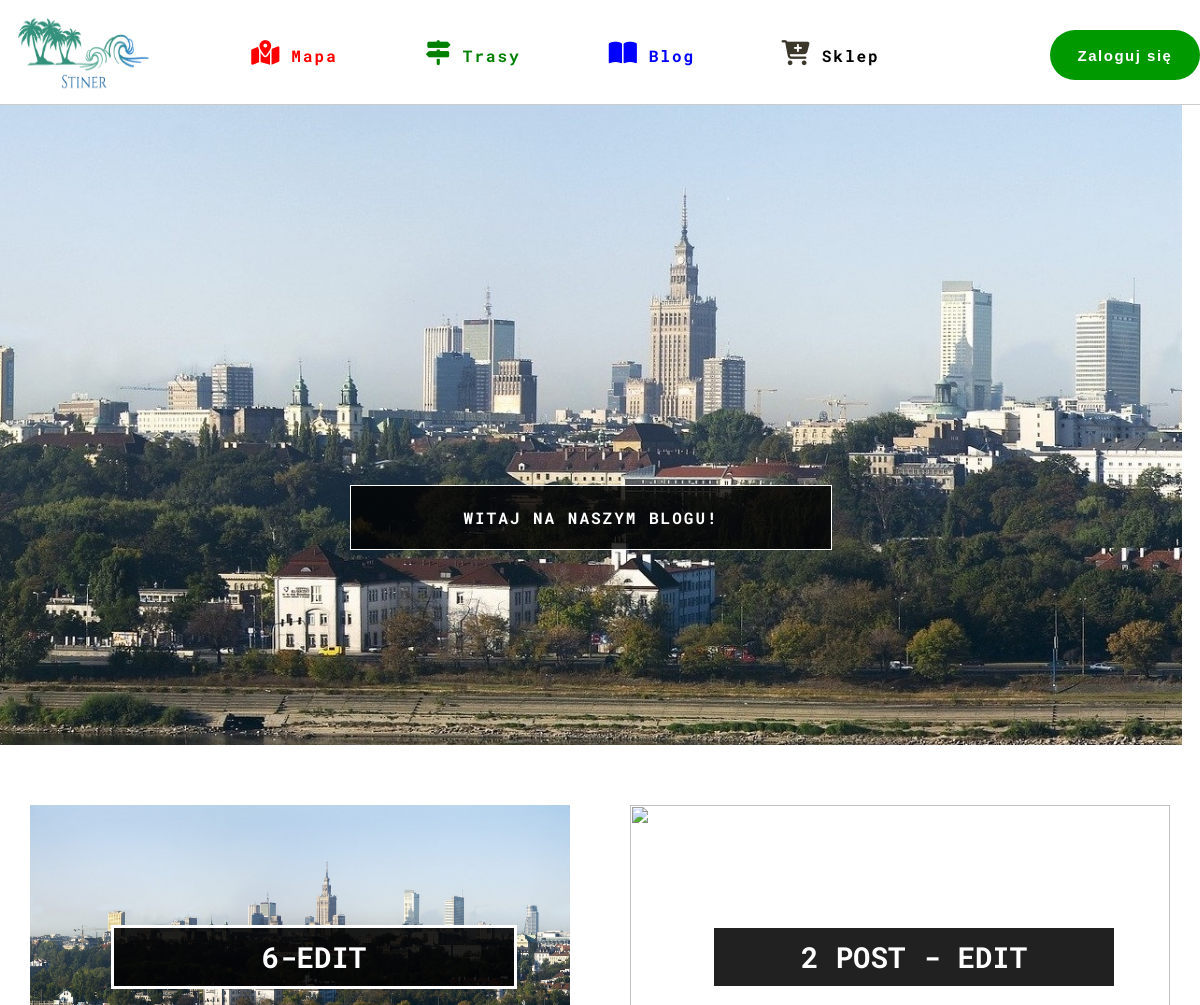
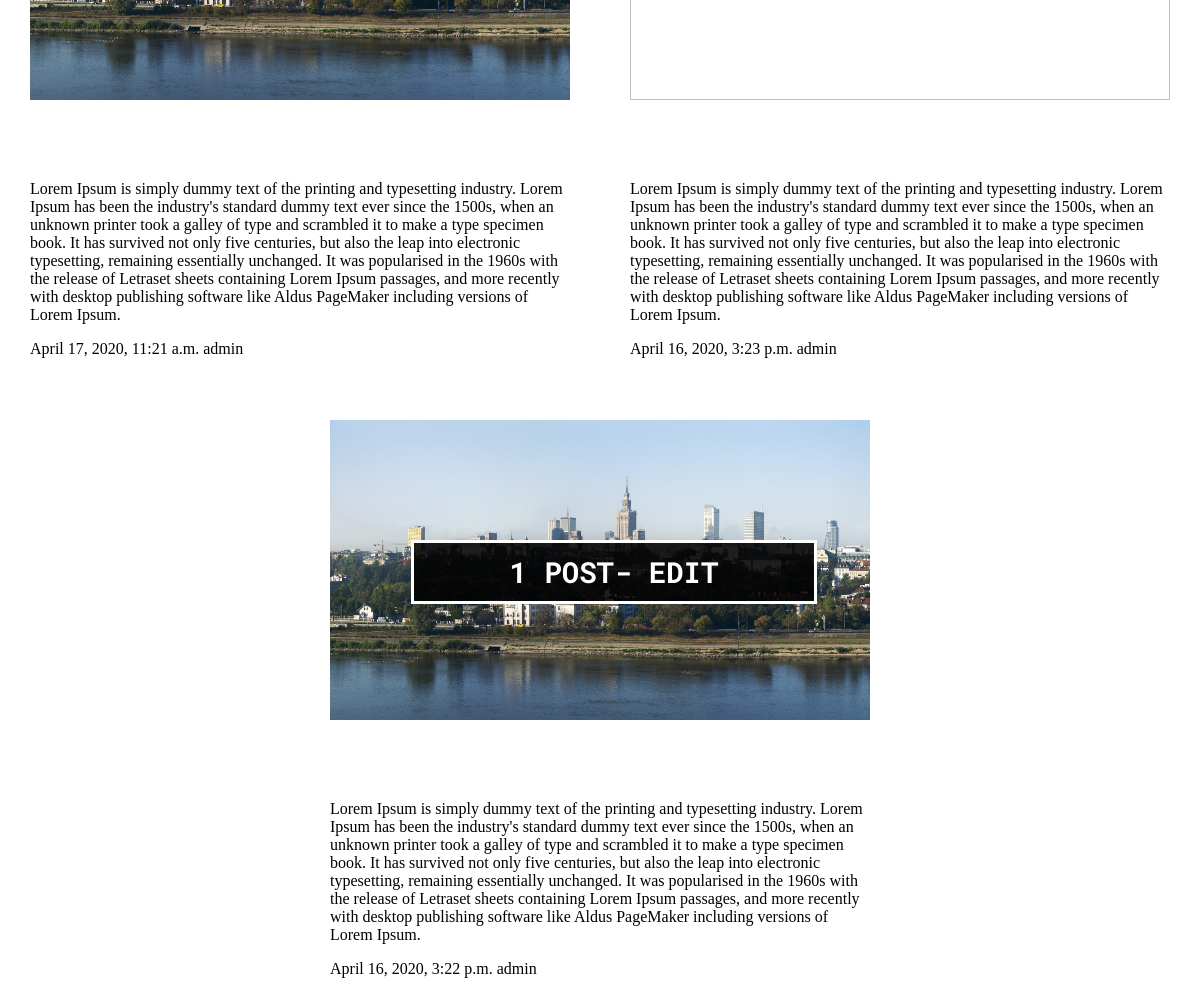
Screenshot of /blog/ with the database file from the repository (2 pictures, top to bottom).
### blog/models.py (models this page shows, shortened)
class Post(models.Model):
    STATUT_CHOICES = (
        ('draft', 'Szkic'),
        ('published', 'Opublikowany'),
    )
    owner = models.ForeignKey(User, related_name='posts_created', on_delete=models.CASCADE)
    title = models.CharField(max_length=30)
    slug = models.SlugField(max_length=250)
    image = models.ImageField(upload_to='media/img/%Y/%m%d')
    body = models.TextField()
    publish = models.DateTimeField(default=timezone.now)
    created = models.DateTimeField(auto_now_add=True)
    status = models.CharField(max_length=10, choices=STATUT_CHOICES, default='draft')
    class Meta:
        ordering = ('-publish',)

### blog/views.py (the view)
# urls.py: path('', views.PostsListView.as_view(), name='list_posts'),
class PostsListView(ListView):
    model = Post
    template_name = 'blog/list.html'
    def get_queryset(self):
        posts = super(PostsListView, self).get_queryset()
        return posts

### blog/templates/blog/list.html
{% extends "base.html" %}
{% load static %}
{% block content %}
<div class="content">
    <div class="blog_title">
        <div class="title"><p>Witaj na naszym Blogu! </p> </div>
    </div>
    <div class="posts">
        {% for post in object_list %}
            <div class="post">
                <div class="image"><img src='{{post.image.url}}' alt=""></div>
                <div class="title"><p>{{post.title}}</p></div>
                <div class="body"><p>{{post.body}}</p></div>
                <div class="info"><p>{{post.created}} {{post.owner}}</p></div>
            </div>
        {% endfor %}
    </div>
</div>
{% endblock %}

### map/static/css/style.css (style rules this page uses)
html, body { width: 100%;height: 100%;margin: 0;padding: 0; }
div.blog_title { width:98.5vw; height:80vh; background-image: url("../../static/img/city.jpg"); background-size: cover; background-repeat: no-repeat; background-position: center; }
div.blog_title div.title { color: white; position: relative; top:380px; border:1px solid white; background-color: rgba(0, 0, 0, 0.8); width:40vw; padding: 5px 0; margin: 0 auto; text-align: center; }
div.blog_title div.title p { text-transform: uppercase; font-weight: bold; font-family: 'Roboto Mono', monospace; letter-spacing: 2px; }
div.posts { display: flex; flex-direction: row; flex-wrap: wrap; margin: 50px 0; }
div.posts div.post { width:45vw; margin: 10px auto; height:600px; }
div.posts div.post div.image { width:100%; height: 300px; }
div.posts div.post div.title { position: relative; top:-180px; border:3px solid white; width: 400px; left:15%; background-color: rgba(0, 0, 0, 0.87); text-align: center; }
div.posts div.post div.title p { color: white; font-size: 29px; font-weight: bold; font-family: 'Roboto Mono', monospace; margin: 10px; text-transform: uppercase; }
div.posts div.post div.body { margin:0; }

### rows the page displays
Post: title "6-EDIT", body "Lorem Ipsum is simply dummy text of the printing and typesetting industry. Lorem Ipsum has been the industry's standard dummy text ever since the 1500s, when an unknown printer took a galley of type and scrambled it to make a type specimen book. It has survived not only five centuries, but also the leap into electronic typesetting, remaining essentially unchanged. It was popularised in the 1960s with the release of Letraset sheets containing Lorem Ipsum passages, and more recently with desktop publishing software like Aldus PageMaker including versions of Lorem Ipsum.", created "April 17, 2020, 11:21 a.m.", owner "admin"
Post: title "2 POST - EDIT", body "Lorem Ipsum is simply dummy text of the printing and typesetting industry. Lorem Ipsum has been the industry's standard dummy text ever since the 1500s, when an unknown printer took a galley of type and scrambled it to make a type specimen book. It has survived not only five centuries, but also the leap into electronic typesetting, remaining essentially unchanged. It was popularised in the 1960s with the release of Letraset sheets containing Lorem Ipsum passages, and more recently with desktop publishing software like Aldus PageMaker including versions of Lorem Ipsum.", created "April 16, 2020, 3:23 p.m.", owner "admin"
Post: title "1 POST- EDIT", body "Lorem Ipsum is simply dummy text of the printing and typesetting industry. Lorem Ipsum has been the industry's standard dummy text ever since the 1500s, when an unknown printer took a galley of type and scrambled it to make a type specimen book. It has survived not only five centuries, but also the leap into electronic typesetting, remaining essentially unchanged. It was popularised in the 1960s with the release of Letraset sheets containing Lorem Ipsum passages, and more recently with desktop publishing software like Aldus PageMaker including versions of Lorem Ipsum.", created "April 16, 2020, 3:22 p.m.", owner "admin"
